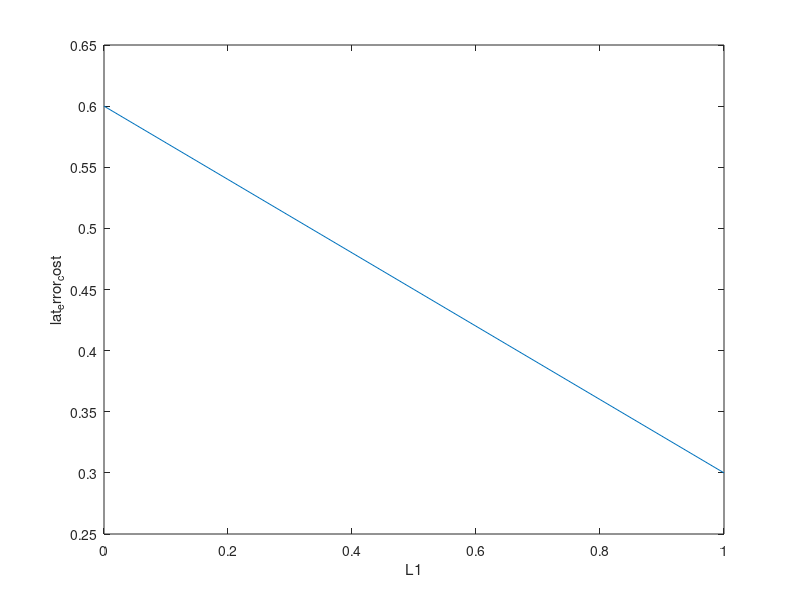

Here is the MATLAB script that generated this plot:
clear all;
close all;
lat_error_1 = 0.3;
lat_error_2 = 0.6;
L1 = 0:0.05:1;
l = L1*lat_error_1 +(1-L1) * lat_error_2;

plot(L1,l);
xlabel("L1");
ylabel("lat\_error\_cost")
